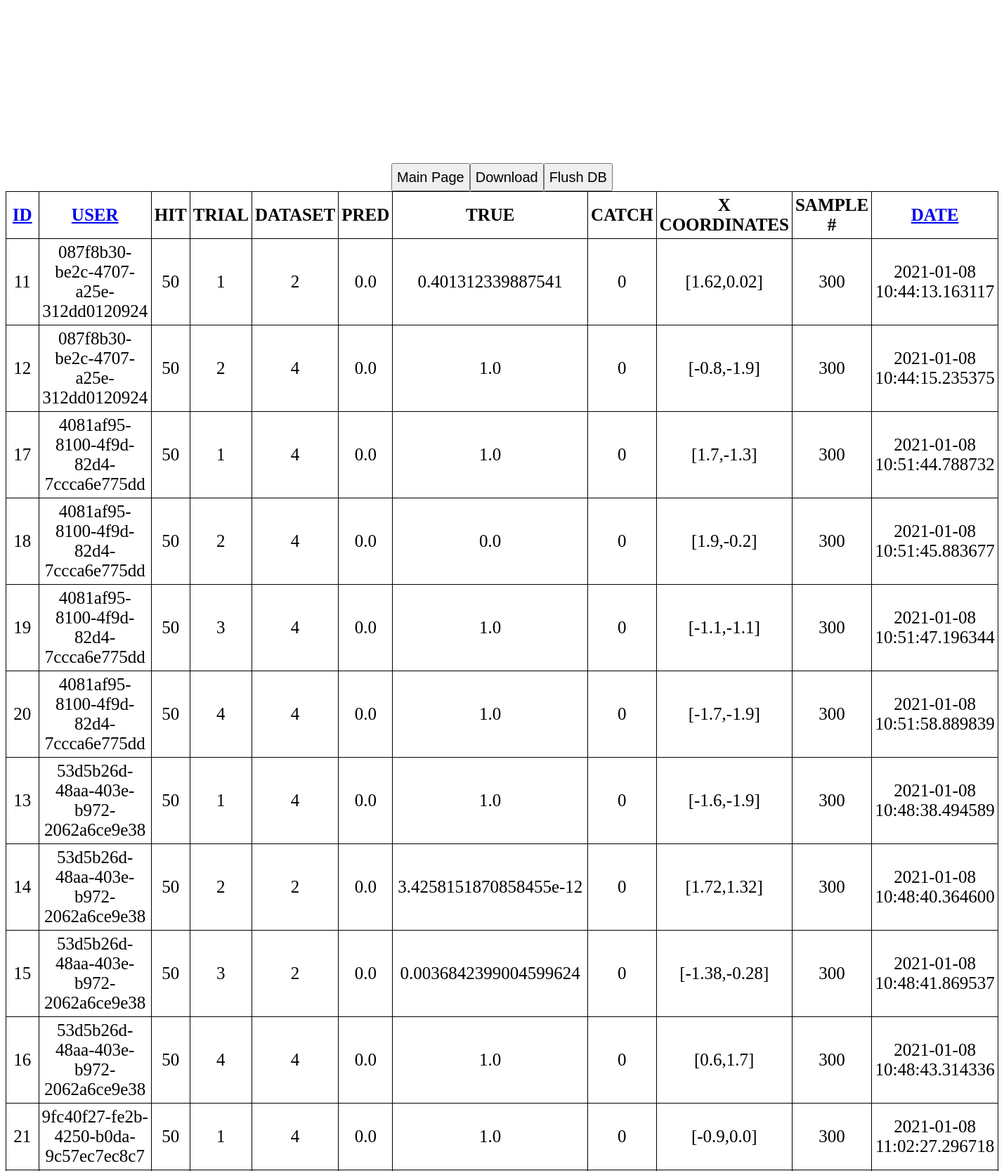
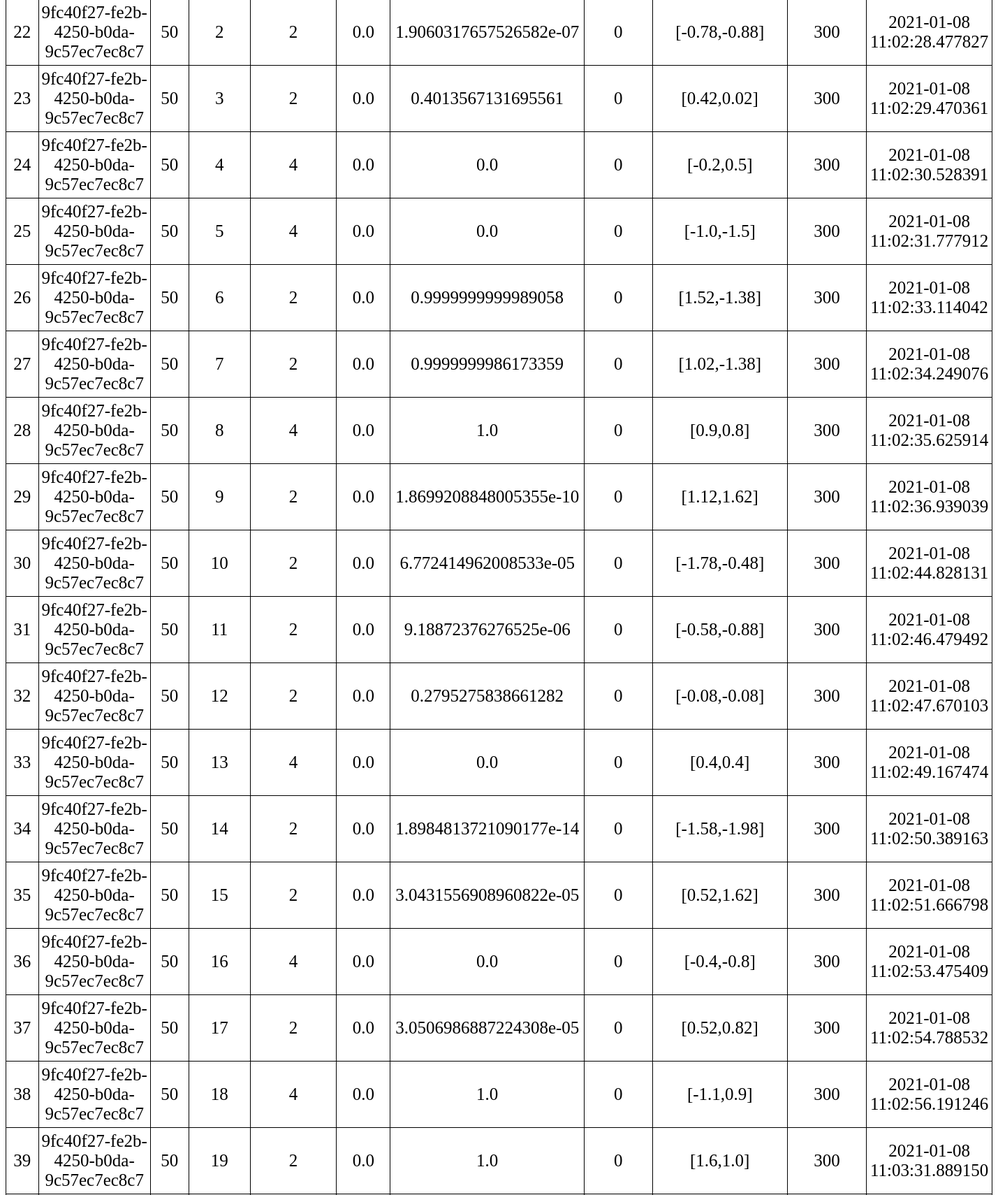
The app's page /read (upper part) with its own data (2 pictures, top to bottom).
### main.py (models this page shows, shortened)
class Todo(db.Model):
    __tablename__ = 'testdb'
    id = db.Column(db.Integer, primary_key=True)
    user = db.Column(db.String(200), default=str(uuid.uuid4()))
    hit = db.Column(db.Integer, default=999)
    trial = db.Column(db.Integer, nullable=False, default=999)
    mtype = db.Column(db.Integer, nullable=False, default=999) #limit # of string
    est = db.Column(db.Float, default=999.)
    real = db.Column(db.Float, default=999.)
    score = db.Column(db.Integer, default=999.)
    date_created = db.Column(db.DateTime, default=datetime.utcnow)
    x = db.Column(db.String, default="999")
    sampleN = db.Column(db.Integer, default=999)

### main.py (the view)
@app.route('/read')
def read():
    tasks = Todo.query.order_by(Todo.user).all()
    return render_template('error.html', tasks=tasks[-1000:])

### main.py (called while the page is built)
@app.after_request
def add_header(response):
    response.cache_control.no_store = True
    response.cache_control.max_age = 0
    response.headers['Cache-Control'] = 'no-store, no-cache, must-revalidate, post-check=0, pre-check=0, max-age=0'
    response.headers['Pragma'] = 'no-cache'
    response.headers['Expires'] = '-1'
    return response

### templates/error.html (shortened to what this page needs)
{% extends 'base.html' %}
{% block body %}
<br><br><br><br><br><br><br><br>
<center>
<table id=report>
    <tr>
        <th><a href="{{url_for('readbyID')}}">ID</a></th>
        <th><a href="{{url_for('read')}}">USER</a></th>
        <th>HIT</th>
        <th>TRIAL</th>
        <th>DATASET</th>
        <th>PRED</th>
        <th>TRUE</th>
        <th>CATCH</th>
        <th>X COORDINATES</th>
        <th>SAMPLE #</th>
        <th><a href="{{url_for('readbyDate')}}">DATE</a></th>
    </tr>
    {% for task in tasks %}
        <tr>
            <td>{{ task.id }}</td>
            <td>{{ task.user }}</td>
            <td>{{ task.hit }}</td>
            <td>{{ task.trial }}</td>
            <td>{{ task.mtype }}</td>
            <td>{{ task.est }}</td>
            <td>{{ task.real }}</td>
            <td>{{ task.score }}</td>
            <td>{{ task.x }}</td>
            <td>{{ task.sampleN }}</td>
            <td>{{ task.date_created }}</td>
        </tr>
    {% endfor %}
<form action='/'>
    <input type="submit" value="Main Page" id="next">
</form>
<form action="/download" enctype="multipart/form-data" method="post">
    <a href="{{ url_for('downloadFile', filename='test.db') }}"><input type="submit" value="Download"></a>
</form>
<form action="/empty">
    <input type="submit" value="Flush DB">
</form>
</center>
{% endblock %}

### templates/base.html (shortened to what this page needs)
<!DOCTYPE html>
<html lang="en">
<head>
</head>
<body>
    {% block body %}{% endblock %}
</body>
</html>

### templates/base.html (style rules this page uses)
#report { border: 0px solid #000000; text-align: center; border-collapse: collapse; }
#report td, th { border: 1px solid #000000; padding: 5px 4px; }
input[type=submit] { height: 2em; font-size: 20px; }
body { font-size: 25px; }

### records on screen
Todo: id "11", user "087f8b30-be2c-4707-a25e-312dd0120924", hit "50", trial "1", mtype "2", est "0.0", real "0.401312339887541", score "0", x "[1.62,0.02]", sampleN "300", date_created "2021-01-08 10:44:13.163117"
Todo: id "12", user "087f8b30-be2c-4707-a25e-312dd0120924", hit "50", trial "2", mtype "4", est "0.0", real "1.0", score "0", x "[-0.8,-1.9]", sampleN "300", date_created "2021-01-08 10:44:15.235375"
Todo: id "17", user "4081af95-8100-4f9d-82d4-7ccca6e775dd", hit "50", trial "1", mtype "4", est "0.0", real "1.0", score "0", x "[1.7,-1.3]", sampleN "300", date_created "2021-01-08 10:51:44.788732"
Todo: id "18", user "4081af95-8100-4f9d-82d4-7ccca6e775dd", hit "50", trial "2", mtype "4", est "0.0", real "0.0", score "0", x "[1.9,-0.2]", sampleN "300", date_created "2021-01-08 10:51:45.883677"
Todo: id "19", user "4081af95-8100-4f9d-82d4-7ccca6e775dd", hit "50", trial "3", mtype "4", est "0.0", real "1.0", score "0", x "[-1.1,-1.1]", sampleN "300", date_created "2021-01-08 10:51:47.196344"
Todo: id "20", user "4081af95-8100-4f9d-82d4-7ccca6e775dd", hit "50", trial "4", mtype "4", est "0.0", real "1.0", score "0", x "[-1.7,-1.9]", sampleN "300", date_created "2021-01-08 10:51:58.889839"
Todo: id "13", user "53d5b26d-48aa-403e-b972-2062a6ce9e38", hit "50", trial "1", mtype "4", est "0.0", real "1.0", score "0", x "[-1.6,-1.9]", sampleN "300", date_created "2021-01-08 10:48:38.494589"
Todo: id "14", user "53d5b26d-48aa-403e-b972-2062a6ce9e38", hit "50", trial "2", mtype "2", est "0.0", real "3.4258151870858455e-12", score "0", x "[1.72,1.32]", sampleN "300", date_created "2021-01-08 10:48:40.364600"
Todo: id "15", user "53d5b26d-48aa-403e-b972-2062a6ce9e38", hit "50", trial "3", mtype "2", est "0.0", real "0.0036842399004599624", score "0", x "[-1.38,-0.28]", sampleN "300", date_created "2021-01-08 10:48:41.869537"
Todo: id "16", user "53d5b26d-48aa-403e-b972-2062a6ce9e38", hit "50", trial "4", mtype "4", est "0.0", real "1.0", score "0", x "[0.6,1.7]", sampleN "300", date_created "2021-01-08 10:48:43.314336"
Todo: id "21", user "9fc40f27-fe2b-4250-b0da-9c57ec7ec8c7", hit "50", trial "1", mtype "4", est "0.0", real "1.0", score "0", x "[-0.9,0.0]", sampleN "300", date_created "2021-01-08 11:02:27.296718"
Todo: id "22", user "9fc40f27-fe2b-4250-b0da-9c57ec7ec8c7", hit "50", trial "2", mtype "2", est "0.0", real "1.9060317657526582e-07", score "0", x "[-0.78,-0.88]", sampleN "300", date_created "2021-01-08 11:02:28.477827"
Todo: id "23", user "9fc40f27-fe2b-4250-b0da-9c57ec7ec8c7", hit "50", trial "3", mtype "2", est "0.0", real "0.4013567131695561", score "0", x "[0.42,0.02]", sampleN "300", date_created "2021-01-08 11:02:29.470361"
Todo: id "24", user "9fc40f27-fe2b-4250-b0da-9c57ec7ec8c7", hit "50", trial "4", mtype "4", est "0.0", real "0.0", score "0", x "[-0.2,0.5]", sampleN "300", date_created "2021-01-08 11:02:30.528391"
Todo: id "25", user "9fc40f27-fe2b-4250-b0da-9c57ec7ec8c7", hit "50", trial "5", mtype "4", est "0.0", real "0.0", score "0", x "[-1.0,-1.5]", sampleN "300", date_created "2021-01-08 11:02:31.777912"
Todo: id "26", user "9fc40f27-fe2b-4250-b0da-9c57ec7ec8c7", hit "50", trial "6", mtype "2", est "0.0", real "0.9999999999989058", score "0", x "[1.52,-1.38]", sampleN "300", date_created "2021-01-08 11:02:33.114042"
Todo: id "27", user "9fc40f27-fe2b-4250-b0da-9c57ec7ec8c7", hit "50", trial "7", mtype "2", est "0.0", real "0.9999999986173359", score "0", x "[1.02,-1.38]", sampleN "300", date_created "2021-01-08 11:02:34.249076"
Todo: id "28", user "9fc40f27-fe2b-4250-b0da-9c57ec7ec8c7", hit "50", trial "8", mtype "4", est "0.0", real "1.0", score "0", x "[0.9,0.8]", sampleN "300", date_created "2021-01-08 11:02:35.625914"
Todo: id "29", user "9fc40f27-fe2b-4250-b0da-9c57ec7ec8c7", hit "50", trial "9", mtype "2", est "0.0", real "1.8699208848005355e-10", score "0", x "[1.12,1.62]", sampleN "300", date_created "2021-01-08 11:02:36.939039"
Todo: id "30", user "9fc40f27-fe2b-4250-b0da-9c57ec7ec8c7", hit "50", trial "10", mtype "2", est "0.0", real "6.772414962008533e-05", score "0", x "[-1.78,-0.48]", sampleN "300", date_created "2021-01-08 11:02:44.828131"
Todo: id "31", user "9fc40f27-fe2b-4250-b0da-9c57ec7ec8c7", hit "50", trial "11", mtype "2", est "0.0", real "9.18872376276525e-06", score "0", x "[-0.58,-0.88]", sampleN "300", date_created "2021-01-08 11:02:46.479492"
Todo: id "32", user "9fc40f27-fe2b-4250-b0da-9c57ec7ec8c7", hit "50", trial "12", mtype "2", est "0.0", real "0.2795275838661282", score "0", x "[-0.08,-0.08]", sampleN "300", date_created "2021-01-08 11:02:47.670103"
Todo: id "33", user "9fc40f27-fe2b-4250-b0da-9c57ec7ec8c7", hit "50", trial "13", mtype "4", est "0.0", real "0.0", score "0", x "[0.4,0.4]", sampleN "300", date_created "2021-01-08 11:02:49.167474"
Todo: id "34", user "9fc40f27-fe2b-4250-b0da-9c57ec7ec8c7", hit "50", trial "14", mtype "2", est "0.0", real "1.8984813721090177e-14", score "0", x "[-1.58,-1.98]", sampleN "300", date_created "2021-01-08 11:02:50.389163"
Todo: id "35", user "9fc40f27-fe2b-4250-b0da-9c57ec7ec8c7", hit "50", trial "15", mtype "2", est "0.0", real "3.0431556908960822e-05", score "0", x "[0.52,1.62]", sampleN "300", date_created "2021-01-08 11:02:51.666798"
Todo: id "36", user "9fc40f27-fe2b-4250-b0da-9c57ec7ec8c7", hit "50", trial "16", mtype "4", est "0.0", real "0.0", score "0", x "[-0.4,-0.8]", sampleN "300", date_created "2021-01-08 11:02:53.475409"
Todo: id "37", user "9fc40f27-fe2b-4250-b0da-9c57ec7ec8c7", hit "50", trial "17", mtype "2", est "0.0", real "3.0506986887224308e-05", score "0", x "[0.52,0.82]", sampleN "300", date_created "2021-01-08 11:02:54.788532"
Todo: id "38", user "9fc40f27-fe2b-4250-b0da-9c57ec7ec8c7", hit "50", trial "18", mtype "4", est "0.0", real "1.0", score "0", x "[-1.1,0.9]", sampleN "300", date_created "2021-01-08 11:02:56.191246"
Todo: id "39", user "9fc40f27-fe2b-4250-b0da-9c57ec7ec8c7", hit "50", trial "19", mtype "2", est "0.0", real "1.0", score "0", x "[1.6,1.0]", sampleN "300", date_created "2021-01-08 11:03:31.889150"
